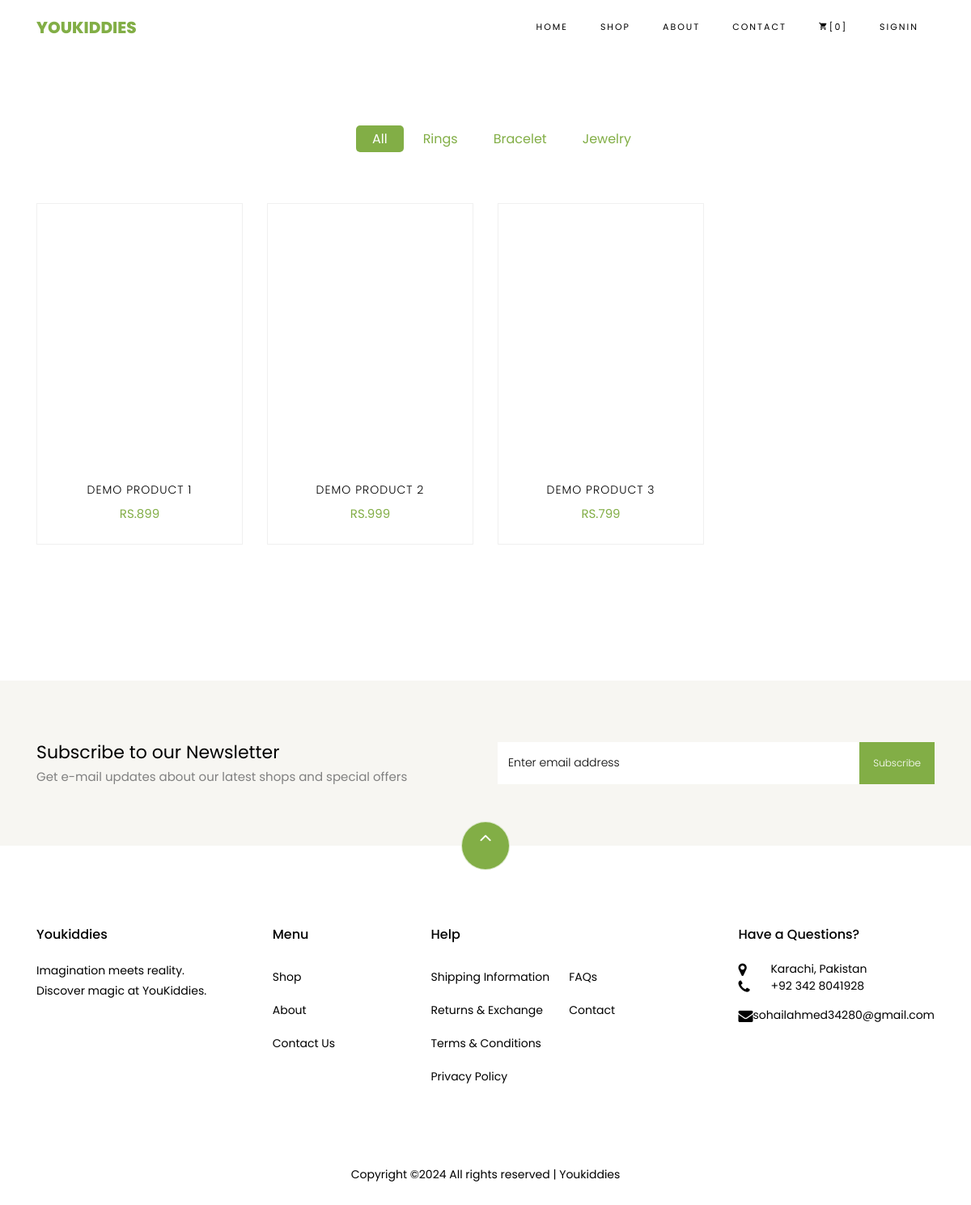
The app's page /shop/ with its own data.
### shop/models.py (models this page shows, shortened)
class Category(models.Model):
    name = models.CharField(max_length=30)
    cat_moto = models.CharField(max_length=30)
    photo = models.ImageField(upload_to='products_category')
    date = models.DateTimeField(auto_now_add=True)

class Product(models.Model):
    name = models.CharField(max_length=100)
    photo = models.ImageField(upload_to='products')
    price = models.IntegerField()
    details = models.TextField()
    category = models.ForeignKey(Category, on_delete=models.CASCADE)
    author = models.ForeignKey(AuthorProfile, on_delete=models.CASCADE)
    is_draft = models.BooleanField(default=False)
    date = models.DateTimeField(auto_now_add=True)
    inventory = models.IntegerField(default=1)

### shop/views.py (the view)
# urls.py: path('', views.shop_page, name='shop'),
def shop_page(request):
    category = Category.objects.all()
    products = Product.objects.filter(is_draft=False)
    context = {
        'category': category,
        'products': products
    }
    return render(request, 'shop/shop.html', context)

### cart/cart_context_processors.py (called while the page is built)
def cart_item_count(request):
    if request.user.is_authenticated:
        cart, created = Cart.objects.get_or_create(user=request.user)
        return {'cart_item_count': cart.items.count()}
    else:
        return {'cart_item_count': 0}

### templates/shop/shop.html (shortened to what this page needs)
{% extends 'base/base.html' %}
{% load static %}
{% block content %}
    <section class="ftco-section">
    	<div class="container">
    		<div class="row justify-content-center">
    			<div class="col-md-10 mb-5 text-center">
    				<ul class="product-category">
    					<li><a href="#" class="active">All</a></li>
              {% for ctg in category %}
    					<li><a href="{% url 'shop:category' ctg.name %}">{{ ctg.name }}</a></li>
              {% endfor %}
    				</ul>
    			</div>
    		</div>
    		<div class="row">
          {% if products %}
          {% for product in products %}
    			<div class="col-md-6 col-lg-3 ftco-animate">
    				<div class="product">
    					<a href="{% url 'shop:product-details' product.id %}" class="img-prod"><img class="img-fluid" src="{{ product.photo.url }}" alt="Colorlib Template">
    					</a>
    					<div class="text py-3 pb-4 px-3 text-center">
    						<h3><a href="{% url 'shop:product-details' product.id %}">{{ product.name }}</a></h3>
    						<div class="d-flex">
    							<div class="pricing">
		    						<p class="price"><span>RS.{{ product.price }}</span></p>
		    					</div>
	    					</div>
    					</div>
    				</div>
    			</div>
          {% endfor %}
          {% else %}
          <p>There is No Product Here!</p>
          {% endif %}
    		</div>
    	</div>
    </section>
{% endblock %}

### records on screen
Category: name "Rings"
Category: name "Bracelet"
Category: name "Jewelry"
Product: name "DEMO PRODUCT 1", price "899"
Product: name "DEMO PRODUCT 2", price "999"
Product: name "DEMO PRODUCT 3", price "799"

### other values on screen
{{ cart_item_count }} "0"
